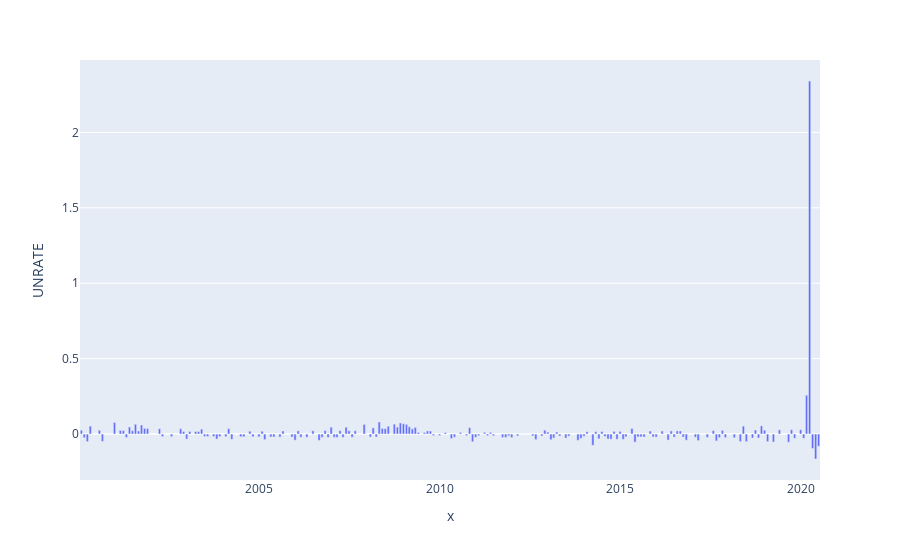

Source (notebook cell):
### Code cell
px.bar(data_frame=var_desemprego, x=var_desemprego.index, y='UNRATE')

### Figure 1 — Plotly figure (JSON) as saved in the notebook; plotly's stock layout.template omitted (floating-point values rounded to 4 significant figures; data arrays with more than 128 entries replaced by an {"elided": "..."} marker saying what was removed)
{"data": [{"alignmentgroup": "True", "hoverlabel": {"namelength": 0}, "hovertemplate": "x=%{x}<br>UNRATE=%{y}", "legendgroup": "", "marker": {"color": "#636efa"}, "name": "", "offsetgroup": "", "orientation": "v", "showlegend": false, "textposition": "auto", "type": "bar", "x": {"elided": "246 str values"}, "xaxis": "x", "y": {"elided": "246 float values"}, "yaxis": "y"}], "layout": {"barmode": "relative", "legend": {"tracegroupgap": 0}, "margin": {"t": 60}, "xaxis": {"anchor": "y", "domain": [0, 1], "title": {"text": "x"}}, "yaxis": {"anchor": "x", "domain": [0, 1], "title": {"text": "UNRATE"}}}}
